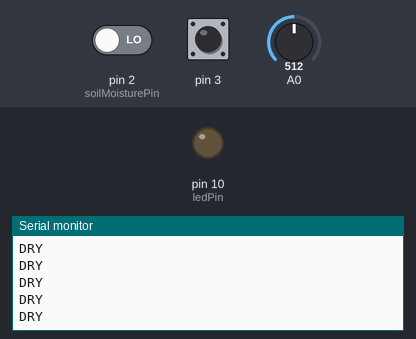
This sketch was run on a simulated Arduino Uno, built with avr-gcc and run on an emulated ATmega328P. Shown: output pins drawn as LEDs (lit = HIGH), the last lines printed to the serial monitor. The inputs (shaded band) are chosen by the test bench; at power-on: pin 2 (soilMoisturePin) LOW, pin 3 HIGH, A0 = 512.

Above: at 1.2 s.
1.3 s: pin 2 (soilMoisturePin) driven HIGH
At 2.2 s:
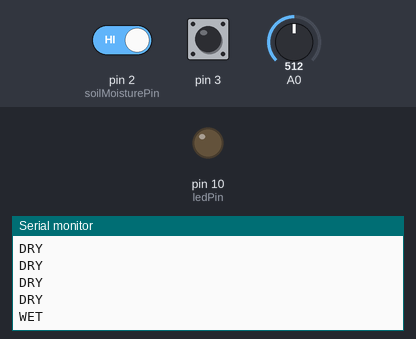
2.8 s: pin 3 pulled LOW for 0.15 s
At 3.7 s:
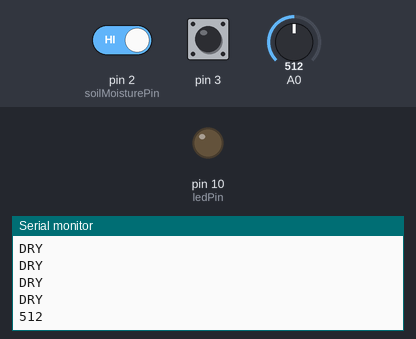

Measured:
- after the input at 1.3 s, the serial monitor: prints a new line at once (image 1)
- after the input at 2.8 s, the serial monitor: prints a new line after 0.20 s (image 2)

The sketch:

brilliant_allis1__3_.ino
```cpp
const int soilMoisturePin = 2;
const int ledPin = 10;


volatile bool sensorState = false;
volatile bool sensor2State = false;

void setup() {
  Serial.begin(9600);
  pinMode(ledPin, OUTPUT);
  pinMode(A0,INPUT);
  pinMode(3,INPUT_PULLUP);
  pinMode(soilMoisturePin, INPUT);

  attachInterrupt(digitalPinToInterrupt(soilMoisturePin), handleInterrupt, CHANGE);
   attachInterrupt(digitalPinToInterrupt(3), handleInterrupt2, RISING);

}


void loop() {
  int tempValue = analogRead(A0);

  if(sensor2State)
  {
    Serial.println(tempValue);
    delay(2000);
    sensor2State = false;
  }
  if (sensorState) {

    Serial.println("WET");
    sensorState = false;
    digitalWrite(ledPin, 0);
    delay(1000);
  } else {

    Serial.println("DRY");
  }


  delay(100);
}

void handleInterrupt() {
  sensorState = true;
  digitalWrite(ledPin, HIGH);
}

void handleInterrupt2() {
  sensor2State = true;
}
```
